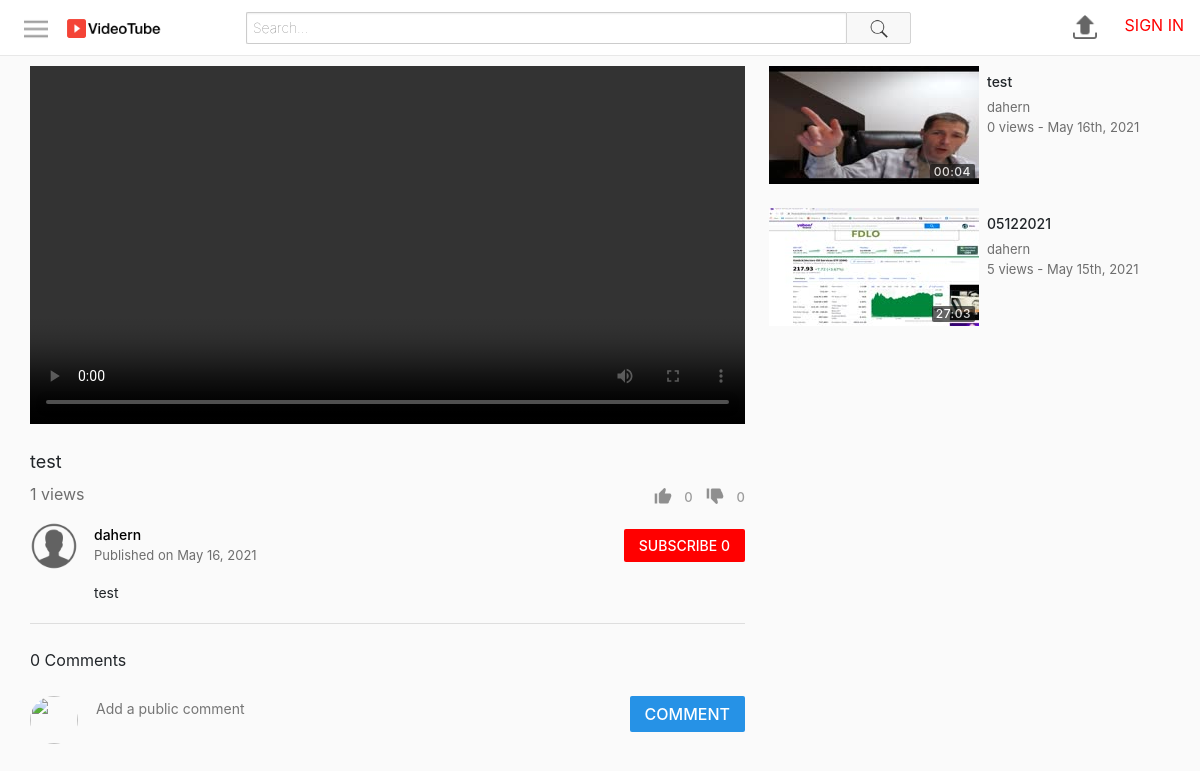
/watch.php?id=92, run on the app's committed database.
### tables this page shows
CREATE TABLE `videos` (
  `id` int(11) NOT NULL,
  `uploadedBy` varchar(50) NOT NULL,
  `title` varchar(70) NOT NULL,
  `description` varchar(1000) NOT NULL,
  `privacy` int(11) NOT NULL DEFAULT 0,
  `filePath` varchar(250) NOT NULL,
  `category` int(11) NOT NULL DEFAULT 0,
  `uploadDate` datetime NOT NULL DEFAULT current_timestamp(),
  `views` int(11) NOT NULL DEFAULT 0,
  `duration` varchar(10) NOT NULL
);

CREATE TABLE `users` (
  `id` int(11) NOT NULL,
  `firstName` varchar(25) NOT NULL,
  `lastName` varchar(25) NOT NULL,
  `username` varchar(25) NOT NULL,
  `email` varchar(100) NOT NULL,
  `password` varchar(255) NOT NULL,
  `signUpDate` datetime NOT NULL DEFAULT current_timestamp(),
  `profilePic` varchar(255) NOT NULL
);

CREATE TABLE `thumbnails` (
  `id` int(11) NOT NULL,
  `videoId` int(11) NOT NULL,
  `filePath` varchar(250) NOT NULL,
  `selected` int(11) NOT NULL
);

### includes/classes/User.php (called while the page is built, shortened)
<?php
class User {
    private $con, $sqlData;
    public function __construct($con, $username) {
        $this->con = $con;
        $query = $this->con->prepare("SELECT * FROM users WHERE username = :un");
        $query->bindParam(":un", $username);
        $query->execute();
        $this->sqlData = $query->fetch(PDO::FETCH_ASSOC);
    }
    public static function isLoggedIn() {
        return isset($_SESSION["userLoggedIn"]);
    }
    public function getUsername() {
        return $this->sqlData["username"];
    }
    public function getProfilePic() {
        return $this->sqlData["profilePic"];
    }
    public function isSubscribedTo($userTo) {
        $query = $this->con->prepare("SELECT * FROM subscribers WHERE userTo=:userTo AND userFrom=:userFrom");
        $query->bindParam(":userTo", $userTo);
        $query->bindParam(":userFrom", $username);
        $username = $this->getUsername();
        $query->execute();
        return $query->rowCount() > 0;
    }
    public function getSubscriberCount() {
        $query = $this->con->prepare("SELECT * FROM subscribers WHERE userTo=:userTo");
        $query->bindParam(":userTo", $username);
        $query->execute();
        return $query->rowCount();
    }
}
?>

### includes/classes/Video.php (called while the page is built, shortened)
<?php
class Video {
    private $con, $sqlData, $userLoggedInObj;
    public function __construct($con, $input, $userLoggedInObj) {
        $this->con = $con;
        $this->userLoggedInObj = $userLoggedInObj;
        if(is_array($input)) {
            $this->sqlData = $input;
        }
        else {
            $query = $this->con->prepare("SELECT * FROM videos WHERE id = :id");
            $query->bindParam(":id", $input);
            $query->execute();
            $this->sqlData = $query->fetch(PDO::FETCH_ASSOC);
        }
    }
    public function getId() {
        return $this->sqlData["id"];
    }
    public function getUploadedBy() {
        return $this->sqlData["uploadedBy"];
    }
    public function getTitle() {
        return $this->sqlData["title"];
    }
    public function getDescription() {
        return $this->sqlData["description"];
    }
    public function getUploadDate() {
        $date = $this->sqlData["uploadDate"];
        return date("M j, Y", strtotime($date));
    }
    public function getTimeStamp() {
        $date = $this->sqlData["uploadDate"];
        return date("M jS, Y", strtotime($date));
    }
    public function getViews() {
        return $this->sqlData["views"];
    }
    public function getDuration() {
        return $this->sqlData["duration"];
    }
    public function incrementViews() {
        $videoId = $this->getId();
        $this->sqlData["views"] = $this->sqlData["views"] + 1;
    }
    public function getLikes() {
        $query = $this->con->prepare("SELECT count(*) as 'count' FROM likes WHERE videoId = :videoId");
        $query->bindParam(":videoId", $videoId);
        $query->execute();
        $data = $query->fetch(PDO::FETCH_ASSOC);
        return $data["count"];
    }
    public function getDislikes() {
        $query = $this->con->prepare("SELECT count(*) as 'count' FROM dislikes WHERE videoId = :videoId");
        $query->bindParam(":videoId", $videoId);
        $query->execute();
        $data = $query->fetch(PDO::FETCH_ASSOC);
        return $data["count"];
    }
    public function wasLikedBy() {
        $query = $this->con->prepare("SELECT * FROM likes WHERE username=:username AND videoId=:videoId");
        $query->bindParam(":username", $username);
        $query->bindParam(":videoId", $id);
        $id = $this->getId();
        $username = $this->userLoggedInObj->getUsername();
        $query->execute();
        return $query->rowCount() > 0;
    }
    public function wasDislikedBy() {
        $query = $this->con->prepare("SELECT * FROM dislikes WHERE username=:username AND videoId=:videoId");
        $query->bindParam(":username", $username);
        $query->bindParam(":videoId", $id);
        $query->execute();
        return $query->rowCount() > 0;
    }
    public function getThumbnail() {
        $query = $this->con->prepare("SELECT filePath FROM thumbnails WHERE videoId=:videoId AND selected=1");
        $query->bindParam(":videoId", $videoId);
        $videoId = $this->getId();
        $query->execute();
        return $query->fetchColumn();
    }
}
?>

### includes/classes/VideoGridItem.php (the view)
<?php
class VideoGridItem {
    private $video, $largeMode;
    public function __construct($video, $largeMode) {
        $this->video = $video;
        $this->largeMode = $largeMode;
    }
    public function create() {
        $thumbnail = $this->createThumbnail();
        $details = $this->createDetails();
        $url = "watch.php?id=" . $this->video->getId();
        return "<a href='$url'>
                    <div class='videoGridItem'>
                        $thumbnail
                        $details
                    </div>
                </a>";
    }
    private function createThumbnail() {
        $thumbnail = $this->video->getThumbnail();
        $duration = $this->video->getDuration();
        return "<div class='thumbnail'>
                    <img src='$thumbnail'>
                    <div class='duration'>
                        <span>$duration</span>
                    </div>
                </div>";
    }
    private function createDetails() {
        $title = $this->video->getTitle();
        $username = $this->video->getUploadedBy();
        $views = $this->video->getViews();
        $description = $this->createDescription();
        $timestamp = $this->video->getTimeStamp();
        return "<div class='details'>
                    <h3 class='title'>$title</h3>
                    <span class='username'>$username</span>
                    <div class='stats'>
                        <span class='viewCount'>$views views - </span>
                        <span class='timeStamp'>$timestamp</span>
                    </div>
                    $description
                </div>";
    }
    private function createDescription() {
        if(!$this->largeMode) {
            return "";
        }
        else {
            $description = $this->video->getDescription();
            $description = (strlen($description) > 350) ? substr($description, 0, 347) . "..." : $description;
            return "<span class='description'>$description</span>";
        }
    }
}
?>

### includes/classes/ButtonProvider.php (shortened to what this page needs)
<?php
class ButtonProvider {
    public static $signInFunction = "notSignedIn()";
    public static function createLink($link) {
        return User::isLoggedIn() ? $link : ButtonProvider::$signInFunction;
    }
    public static function createButton($text, $imageSrc, $action, $class) {
        $image = ($imageSrc == null) ? "" : "<img src='$imageSrc'>";
        $action  = ButtonProvider::createLink($action);
        return "<button class='$class' onclick='$action'>
                    $image
                    <span class='text'>$text</span>
                </button>";
    }
    public static function createUserProfileButton($con, $username) {
        $userObj = new User($con, $username);
        $profilePic = $userObj->getProfilePic();
        $link = "profile.php?username=$username";
        return "<a href='$link'>
                    <img src='$profilePic' class='profilePicture'>
                </a>";
    }
    public static function createSubscriberButton($con, $userToObj, $userLoggedInObj) {
        $userTo = $userToObj->getUsername();
        $userLoggedIn = $userLoggedInObj->getUsername();
        $isSubscribedTo = $userLoggedInObj->isSubscribedTo($userTo);
        $buttonText = $isSubscribedTo ? "SUBSCRIBED" : "SUBSCRIBE";
        $buttonText .= " " . $userToObj->getSubscriberCount();
        $buttonClass = $isSubscribedTo ? "unsubscribe button" : "subscribe button";
        $action = "subscribe(\"$userTo\", \"$userLoggedIn\", this)";
        $button = ButtonProvider::createButton($buttonText, null, $action, $buttonClass);
        return "<div class='subscribeButtonContainer'>
                    $button
                </div>";
    }
    public static function createUserProfileNavigationButton($con, $username) {
        if(User::isLoggedIn()) {
            return ButtonProvider::createUserProfileButton($con, $username);
        }
        else {
            return "<a href='signIn.php'>
                        <span class='signInLink'>SIGN IN</span>
                    </a>";
        }
    }
}
?>

### includes/classes/VideoInfoSection.php
<?php
require_once("includes/classes/VideoInfoControls.php");
class VideoInfoSection {
    private $con, $video, $userLoggedInObj;
    public function __construct($con, $video, $userLoggedInObj) {
        $this->con = $con;
        $this->video = $video;
        $this->userLoggedInObj = $userLoggedInObj;
    }
    public function create() {
        return $this->createPrimaryInfo() . $this->createSecondaryInfo();
    }
    private function createPrimaryInfo() {
        $title = $this->video->getTitle();
        $views = $this->video->getViews();
        $videoInfoControls = new VideoInfoControls($this->video, $this->userLoggedInObj);
        $controls = $videoInfoControls->create();
        return "<div class='videoInfo'>
                    <h1>$title</h1>
                    <div class='bottomSection'>
                        <span class='viewCount'>$views views</span>
                        $controls
                    </div>
                </div>";
    }
    private function createSecondaryInfo() {
        $description = $this->video->getDescription();
        $uploadDate = $this->video->getUploadDate();
        $uploadedBy = $this->video->getUploadedBy();
        $profileButton = ButtonProvider::createUserProfileButton($this->con, $uploadedBy);
        if($uploadedBy == $this->userLoggedInObj->getUsername()) {
            $actionButton = ButtonProvider::createEditVideoButton($this->video->getId());
        }
        else {
            $userToObject = new User($this->con, $uploadedBy);
            $actionButton = ButtonProvider::createSubscriberButton($this->con, $userToObject, $this->userLoggedInObj);
        }
        return "<div class='secondaryInfo'>
                    <div class='topRow'>
                        $profileButton
                        <div class='uploadInfo'>
                            <span class='owner'>
                                <a href='profile.php?username=$uploadedBy'>
                                    $uploadedBy
                                </a>
                            </span>
                            <span class='date'>Published on $uploadDate</span>
                        </div>
                        $actionButton
                    </div>
                    <div class='descriptionContainer'>
                        $description
                    </div>
                </div>";
    }
}
?>

### includes/classes/VideoGrid.php (shortened to what this page needs)
<?php
class VideoGrid {
    private $con, $userLoggedInObj;
    private $largeMode = false;
    private $gridClass = "videoGrid";
    public function __construct($con, $userLoggedInObj) {
        $this->con = $con;
        $this->userLoggedInObj = $userLoggedInObj;
    }
    public function create($videos, $title, $showFilter) {
        if($videos == null) {
            $gridItems = $this->generateItems();
        }
        else {
            $gridItems = $this->generateItemsFromVideos($videos);
        }
        $header = "";
        return "$header
                <div class='$this->gridClass'>
                    $gridItems
                </div>";
    }
    public function generateItems() {
        $query = $this->con->prepare("SELECT * FROM videos ORDER BY RAND() LIMIT 15");
        $query->execute();
        $elementsHtml = "";
        while($row = $query->fetch(PDO::FETCH_ASSOC)) {
            $video = new Video($this->con, $row, $this->userLoggedInObj);
            $item = new VideoGridItem($video, $this->largeMode);
            $elementsHtml .= $item->create();
        }
        return $elementsHtml;
    }
}
?>

### data on the page
videos: title "test", category "1", uploadedBy "dahern", uploadDate "May 16, 2021", description "test", thumbnails.filePath (picture), duration "00:04", views "0", uploadDate "May 16th, 2021"
users: profilePic (placeholder picture)
videos: thumbnails.filePath (picture), duration "27:03", title "05122021", uploadedBy "dahern", views "5", uploadDate "May 15th, 2021"

### other printed values
$text "0 0 SUBSCRIBE 0 COMMENT"
$numComments "0"
